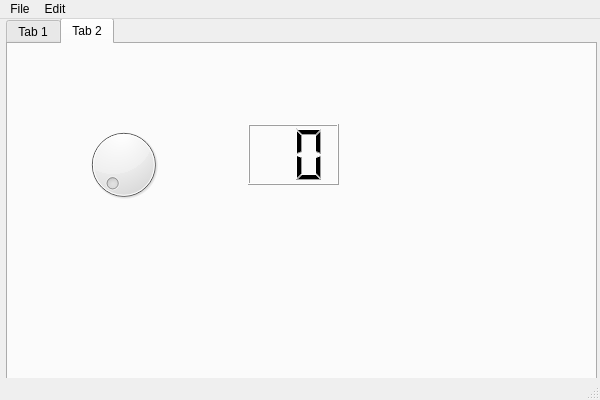
<?xml version="1.0" encoding="UTF-8"?>
<ui version="4.0">
 <class>MainWindow</class>
 <widget class="QMainWindow" name="MainWindow">
  <property name="geometry">
   <rect>
    <x>0</x>
    <y>0</y>
    <width>600</width>
    <height>400</height>
   </rect>
  </property>
  <property name="windowTitle">
   <string>MainWindow</string>
  </property>
  <widget class="QWidget" name="centralwidget">
   <widget class="QTabWidget" name="tabWidget">
    <property name="geometry">
     <rect>
      <x>6</x>
      <y>-1</y>
      <width>591</width>
      <height>381</height>
     </rect>
    </property>
    <property name="currentIndex">
     <number>1</number>
    </property>
    <widget class="QWidget" name="tab">
     <attribute name="title">
      <string>Tab 1</string>
     </attribute>
     <widget class="QPushButton" name="pushButton">
      <property name="geometry">
       <rect>
        <x>20</x>
        <y>310</y>
        <width>75</width>
        <height>23</height>
       </rect>
      </property>
      <property name="text">
       <string>Masuk</string>
      </property>
     </widget>
     <widget class="QPushButton" name="pushButton_2">
      <property name="geometry">
       <rect>
        <x>110</x>
        <y>310</y>
        <width>75</width>
        <height>23</height>
       </rect>
      </property>
      <property name="text">
       <string>Keluar</string>
      </property>
     </widget>
    </widget>
    <widget class="QWidget" name="tab_2">
     <attribute name="title">
      <string>Tab 2</string>
     </attribute>
     <widget class="QDial" name="dial">
      <property name="geometry">
       <rect>
        <x>60</x>
        <y>80</y>
        <width>111</width>
        <height>81</height>
       </rect>
      </property>
     </widget>
     <widget class="QLCDNumber" name="lcdNumber">
      <property name="geometry">
       <rect>
        <x>240</x>
        <y>80</y>
        <width>91</width>
        <height>61</height>
       </rect>
      </property>
      <property name="digitCount">
       <number>2</number>
      </property>
     </widget>
    </widget>
   </widget>
  </widget>
  <widget class="QMenuBar" name="menubar">
   <property name="geometry">
    <rect>
     <x>0</x>
     <y>0</y>
     <width>600</width>
     <height>21</height>
    </rect>
   </property>
   <widget class="QMenu" name="menuFile">
    <property name="title">
     <string>File</string>
    </property>
    <widget class="QMenu" name="menuCopy">
     <property name="title">
      <string>Copy</string>
     </property>
     <property name="icon">
      <iconset>
       <normaloff>copy.png</normaloff>copy.png</iconset>
     </property>
     <addaction name="actionAll"/>
    </widget>
    <addaction name="actionNew"/>
    <addaction name="menuCopy"/>
    <addaction name="separator"/>
    <addaction name="actionExit_2"/>
   </widget>
   <widget class="QMenu" name="menuEdit">
    <property name="title">
     <string>Edit</string>
    </property>
   </widget>
   <addaction name="menuFile"/>
   <addaction name="menuEdit"/>
  </widget>
  <widget class="QStatusBar" name="statusbar"/>
  <action name="actionNew">
   <property name="icon">
    <iconset>
     <normaloff>new.png</normaloff>new.png</iconset>
   </property>
   <property name="text">
    <string>New</string>
   </property>
  </action>
  <action name="actionExit">
   <property name="text">
    <string>Exit</string>
   </property>
  </action>
  <action name="actionExit_2">
   <property name="icon">
    <iconset>
     <normaloff>exit.png</normaloff>exit.png</iconset>
   </property>
   <property name="text">
    <string>Exit</string>
   </property>
   <property name="statusTip">
    <string>Klik untuk keluar</string>
   </property>
  </action>
  <action name="actionAll">
   <property name="text">
    <string>All</string>
   </property>
  </action>
 </widget>
 <resources/>
 <connections>
  <connection>
   <sender>actionExit_2</sender>
   <signal>triggered()</signal>
   <receiver>MainWindow</receiver>
   <slot>close()</slot>
   <hints>
    <hint type="sourcelabel">
     <x>-1</x>
     <y>-1</y>
    </hint>
    <hint type="destinationlabel">
     <x>299</x>
     <y>199</y>
    </hint>
   </hints>
  </connection>
 </connections>
</ui>
